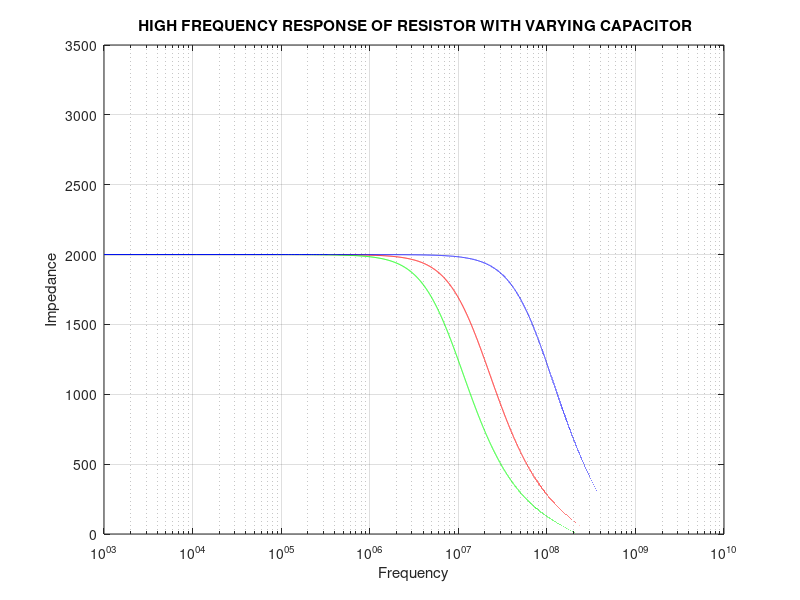

The MATLAB script that drew this image:
R=2000;
C1=5*(10^(-12));
L=52*(10^(-9));
C2=10*(10^(-12));
C3=1*(10^(-12));
f=1000:10000:10000000000;
z1=(1i*2*3.14*f*L)+(1./((1i*2*3.14*f*C1)+(1./R)));
semilogx(f,abs(z1),'r');
grid on;
hold on;
z2=(1i*2*3.14*f*L)+(1./((1i*2*3.14*f*C2)+(1./R)));
semilogx(f,abs(z2),'g');
z3=(1i*2*3.14*f*L)+(1./((1i*2*3.14*f*C3)+(1./R)));
semilogx(f,abs(z3),'b');
xlabel('Frequency');
ylabel('Impedance');
title(' HIGH FREQUENCY RESPONSE OF RESISTOR WITH VARYING CAPACITOR');